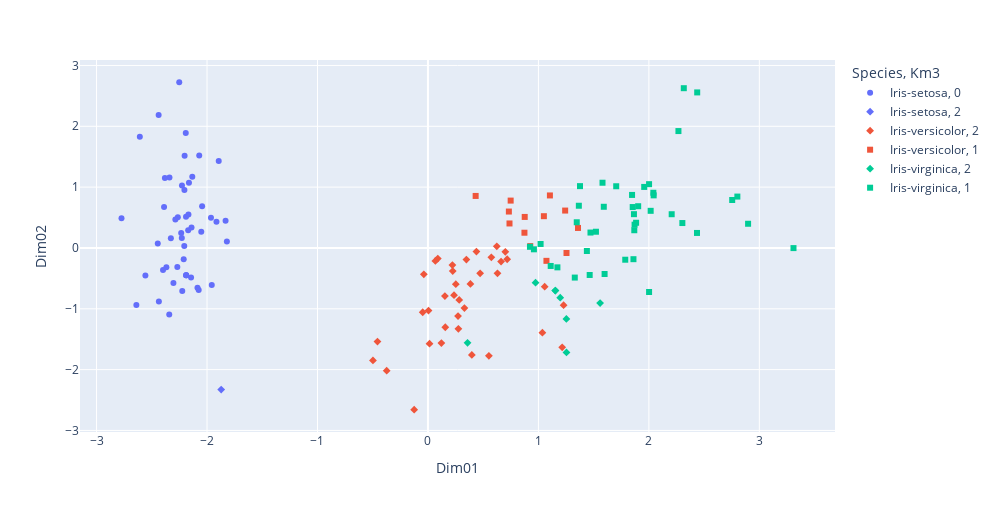

The code cell stored with this chart in its notebook:
### Code cell
fig = px.scatter(donnees2d.reset_index(), 
                    x='Dim01', 
                    y='Dim02', 
                    color='Species',
                    symbol='Km3',
                    # text='Species',
                    width=996,
                    height=512,
                   )

fig.show()

### Figure 1 — Plotly figure (JSON) as saved in the notebook; plotly's stock layout.template omitted (floating-point values rounded to 4 significant figures)
{"data": [{"hovertemplate": "Species=Iris-setosa<br>Km3=0<br>Dim01=%{x}<br>Dim02=%{y}<extra></extra>", "legendgroup": "Iris-setosa, 0", "marker": {"color": "#636efa", "symbol": "circle"}, "mode": "markers", "name": "Iris-setosa, 0", "orientation": "v", "showlegend": true, "type": "scatter", "x": [-2.265, -2.086, -2.368, -2.304, -2.389, -2.071, -2.446, -2.234, -2.342, -2.189, -2.163, -2.327, -2.224, -2.64, -2.192, -2.251, -2.203, -2.19, -1.894, -2.34, -1.915, -2.205, -2.774, -1.82, -2.228, -1.957, -2.052, -2.168, -2.14, -2.269, -2.145, -1.832, -2.608, -2.438, -2.189, -2.211, -2.044, -2.189, -2.436, -2.171, -2.287, -2.558, -1.964, -2.133, -2.075, -2.381, -2.398, -2.227, -2.206], "xaxis": "x", "y": [0.5057, -0.6554, -0.3185, -0.5754, 0.6748, 1.519, 0.07456, 0.2476, -1.095, -0.4486, 1.071, 0.1586, -0.7091, -0.9383, 1.89, 2.722, 1.514, 0.5143, 1.431, 1.158, 0.4305, 0.9525, 0.4895, 0.1068, 0.1622, -0.6079, 0.266, 0.552, 0.3366, -0.3149, -0.4839, 0.4453, 1.828, 2.185, -0.4486, -0.1843, 0.685, -0.4486, -0.8822, 0.2927, 0.468, -0.4538, 0.4974, 1.171, -0.6919, 1.151, -0.3624, 1.025, 0.03224], "yaxis": "y"}, {"hovertemplate": "Species=Iris-setosa<br>Km3=2<br>Dim01=%{x}<br>Dim02=%{y}<extra></extra>", "legendgroup": "Iris-setosa, 2", "marker": {"color": "#636efa", "symbol": "diamond"}, "mode": "markers", "name": "Iris-setosa, 2", "orientation": "v", "showlegend": true, "type": "scatter", "x": [-1.872], "xaxis": "x", "y": [-2.328], "yaxis": "y"}, {"hovertemplate": "Species=Iris-versicolor<br>Km3=2<br>Dim01=%{x}<br>Dim02=%{y}<extra></extra>", "legendgroup": "Iris-versicolor, 2", "marker": {"color": "#EF553B", "symbol": "diamond"}, "mode": "markers", "name": "Iris-versicolor, 2", "orientation": "v", "showlegend": true, "type": "scatter", "x": [0.3973, 0.3845, -0.4979, 0.004968, -0.1247, 0.4387, 0.5516, 0.7172, -0.03726, 0.348, 0.1534, 1.215, 0.1569, 0.4724, 1.228, 0.6294, 0.7005, 0.6621, -0.04728, 0.1215, 0.01412, 0.236, 1.057, 0.2214, 1.036, 0.06707, 0.2754, 0.2723, 0.6232, 0.33, -0.3736, 0.2829, 0.08905, 0.2244, 0.5739, -0.457, 0.2522], "xaxis": "x", "y": [-1.758, -0.5911, -1.849, -1.029, -2.658, -0.05888, -1.773, -0.1854, -0.4328, -0.1906, -0.7907, -1.633, -1.303, -0.4166, -0.9409, -0.4168, -0.06349, -0.2243, -1.057, -1.564, -1.573, -0.7759, -0.6369, -0.2808, -1.392, -0.2126, -1.33, -1.119, 0.02754, -0.9889, -2.018, -0.854, -0.1749, -0.3805, -0.1537, -1.539, -0.5959], "yaxis": "y"}, {"hovertemplate": "Species=Iris-versicolor<br>Km3=1<br>Dim01=%{x}<br>Dim02=%{y}<extra></extra>", "legendgroup": "Iris-versicolor, 1", "marker": {"color": "#EF553B", "symbol": "square"}, "mode": "markers", "name": "Iris-versicolor, 1", "orientation": "v", "showlegend": true, "type": "scatter", "x": [1.104, 0.7325, 1.242, 1.073, 0.7487, 0.9262, 0.8759, 0.7383, 0.8735, 1.254, 1.358, 0.4318, 1.049], "xaxis": "x", "y": [0.8631, 0.5986, 0.6148, -0.2118, 0.7787, 0.03033, 0.51, 0.4025, 0.2507, -0.08262, 0.3288, 0.8551, 0.5222], "yaxis": "y"}, {"hovertemplate": "Species=Iris-virginica<br>Km3=2<br>Dim01=%{x}<br>Dim02=%{y}<extra></extra>", "legendgroup": "Iris-virginica, 2", "marker": {"color": "#00cc96", "symbol": "diamond"}, "mode": "markers", "name": "Iris-virginica, 2", "orientation": "v", "showlegend": true, "type": "scatter", "x": [1.153, 0.3584, 1.253, 1.254, 0.9739, 1.197, 1.153, 1.558], "xaxis": "x", "y": [-0.7013, -1.56, -1.167, -1.718, -0.5712, -0.8172, -0.7013, -0.9053], "yaxis": "y"}, {"hovertemplate": "Species=Iris-virginica<br>Km3=1<br>Dim01=%{x}<br>Dim02=%{y}<extra></extra>", "legendgroup": "Iris-virginica, 1", "marker": {"color": "#00cc96", "symbol": "square"}, "mode": "markers", "name": "Iris-virginica, 1", "orientation": "v", "showlegend": true, "type": "scatter", "x": [1.848, 2.206, 1.439, 1.868, 2.754, 2.303, 2.002, 2.268, 1.366, 1.599, 1.884, 1.464, 1.592, 1.471, 2.437, 3.309, 2.04, 2.898, 1.329, 1.704, 1.958, 1.172, 1.02, 1.786, 1.865, 2.435, 2.316, 1.86, 1.111, 2.801, 1.58, 1.347, 0.9234, 1.854, 2.016, 1.903, 2.043, 2.002, 1.871, 1.521, 1.376, 0.9593], "xaxis": "x", "y": [0.8717, 0.5545, -0.05001, 0.2912, 0.7884, 0.4095, -0.7239, 1.921, 0.6939, -0.4282, 0.4143, -0.4441, 0.677, 0.2532, 2.557, -0.002361, 0.9074, 0.3978, -0.4868, 1.014, 1.003, -0.3189, 0.06554, -0.1933, 0.5554, 0.2467, 2.626, -0.1847, -0.296, 0.8447, 1.072, 0.4223, 0.01923, 0.6724, 0.6104, 0.686, 0.8647, 1.049, 0.3828, 0.2668, 1.016, -0.02228], "yaxis": "y"}], "layout": {"height": 512, "legend": {"title": {"text": "Species, Km3"}, "tracegroupgap": 0}, "margin": {"t": 60}, "width": 996, "xaxis": {"anchor": "y", "autorange": true, "domain": [0, 1], "range": [-3.15, 3.685], "title": {"text": "Dim01"}, "type": "linear"}, "yaxis": {"anchor": "x", "autorange": true, "domain": [0, 1], "range": [-3.025, 3.09], "title": {"text": "Dim02"}, "type": "linear"}}}
